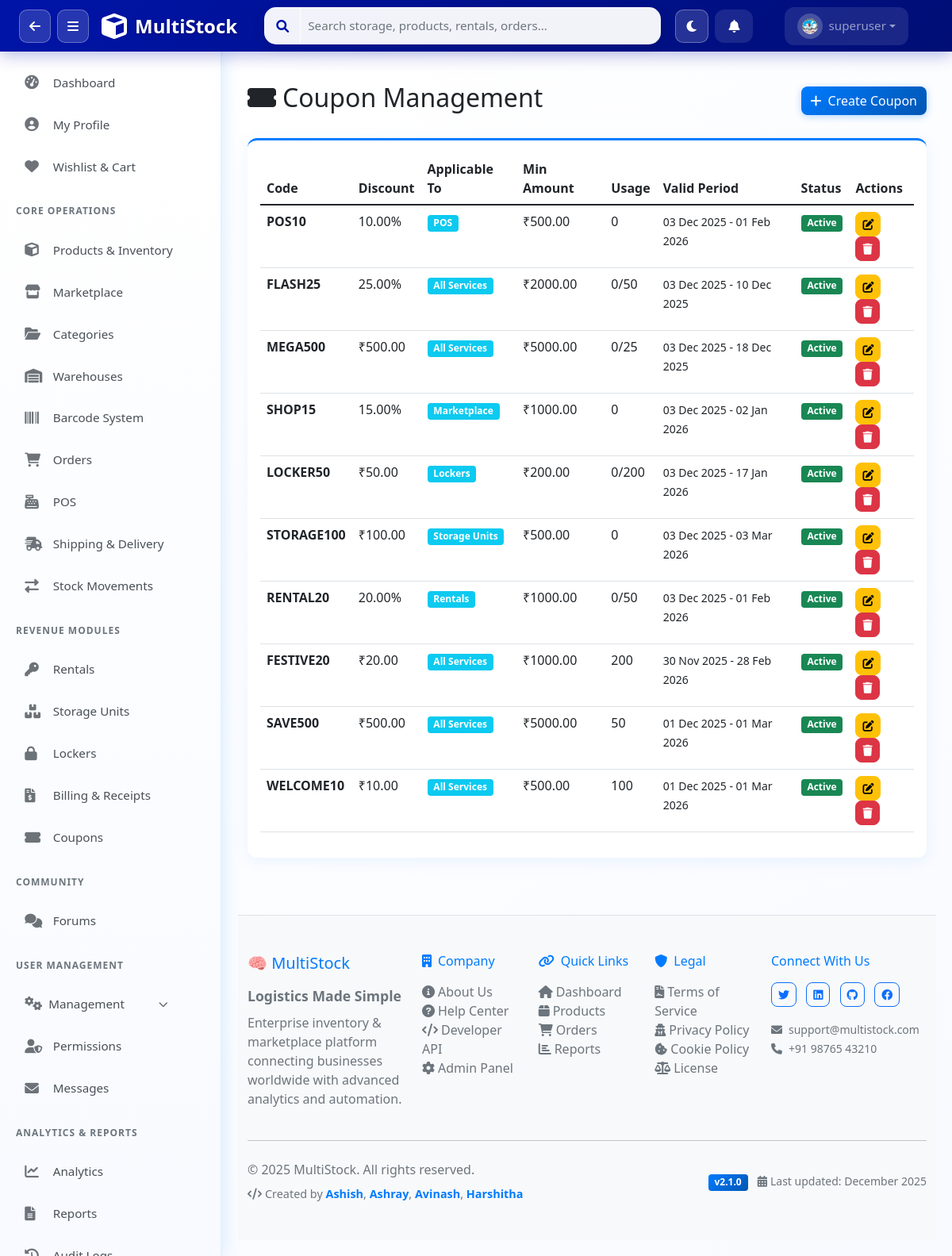
Screenshot of /coupons/ (signed in) with the database file from the repository.
### apps/users/models.py (models this page shows, shortened)
class UserProfile(models.Model):
    ROLE_CHOICES = [
        ('superadmin', 'SuperAdmin'),
        ('admin', 'Admin'),
        ('manager', 'Manager'),
        ('staff', 'Staff'),
        ('customer', 'Customer'),
    ]
    user = models.OneToOneField(User, on_delete=models.CASCADE, related_name='profile')
    role = models.CharField(max_length=20, choices=ROLE_CHOICES, default='staff')
    phone = models.CharField(max_length=20, blank=True)
    department = models.CharField(max_length=100, blank=True)
    employee_id = models.CharField(max_length=50, blank=True, unique=True, null=True)
    avatar = models.ImageField(upload_to='avatars/', blank=True, null=True)
    avatar_url = models.CharField(max_length=500, blank=True, null=True)
    bio = models.TextField(blank=True)
    is_active = models.BooleanField(default=True)
    last_login_ip = models.GenericIPAddressField(blank=True, null=True)
    created_at = models.DateTimeField(auto_now_add=True)
    updated_at = models.DateTimeField(auto_now=True)
    class Meta:
        app_label = 'users'
        verbose_name = 'User Profile'
        verbose_name_plural = 'User Profiles'

### apps/coupons/models.py (models this page shows, shortened)
class Coupon(models.Model):
    DISCOUNT_TYPES = [
        ('percent', 'Percentage'),
        ('fixed', 'Fixed Amount'),
    ]
    APPLICABLE_TO = [
        ('all', 'All Services'),
        ('rentals', 'Rentals'),
        ('storage', 'Storage Units'),
        ('lockers', 'Lockers'),
        ('marketplace', 'Marketplace'),
        ('pos', 'POS'),
    ]
    code = models.CharField(max_length=50, unique=True)
    description = models.TextField(blank=True)
    discount_type = models.CharField(max_length=10, choices=DISCOUNT_TYPES)
    discount_value = models.DecimalField(max_digits=10, decimal_places=2)
    min_amount = models.DecimalField(max_digits=10, decimal_places=2, default=0)
    max_discount = models.DecimalField(max_digits=10, decimal_places=2, null=True, blank=True)
    applicable_to = models.CharField(max_length=20, choices=APPLICABLE_TO, default='all')
    usage_limit = models.IntegerField(null=True, blank=True, help_text="Total usage limit")
    usage_count = models.IntegerField(default=0)
    valid_from = models.DateTimeField()
    valid_until = models.DateTimeField()
    is_active = models.BooleanField(default=True)
    created_by = models.ForeignKey(User, on_delete=models.SET_NULL, null=True)
    created_at = models.DateTimeField(auto_now_add=True)
    class Meta:
        ordering = ['-created_at']

### apps/coupons/views.py (the view)
# urls.py: path('', views.coupon_list, name='list'),
@login_required
@require_role('superadmin', 'admin')
def coupon_list(request):
    coupons = Coupon.objects.all()
    return render(request, 'coupons/list.html', {'coupons': coupons})

### apps/permissions/context_processors.py (called while the page is built)
def user_permissions(request):
    if not request.user.is_authenticated:
        return {'user_role': 'guest', 'permissions': {}}
    user_role = get_user_role(request.user)
    permissions = PERMISSION_MATRIX.get(user_role, {})
    return {
        'user_role': user_role,
        'permissions': permissions,
    }

### templates/coupons/list.html (shortened to what this page needs)
{% extends 'base.html' %}
{% load static %}
{% block content %}
<div class="container-fluid py-4">
    <div class="d-flex justify-content-between align-items-center mb-4">
        <h2><i class="fas fa-ticket-alt me-2"></i>Coupon Management</h2>
        <a href="{% url 'coupons:create' %}" class="btn btn-primary">
            <i class="fas fa-plus me-2"></i>Create Coupon
        </a>
    </div>
    <div class="card">
        <div class="card-body">
            <div class="table-responsive">
                <table class="table table-hover">
                    <thead>
                        <tr>
                            <th>Code</th>
                            <th>Discount</th>
                            <th>Applicable To</th>
                            <th>Min Amount</th>
                            <th>Usage</th>
                            <th>Valid Period</th>
                            <th>Status</th>
                            <th>Actions</th>
                        </tr>
                    </thead>
                    <tbody>
                        {% for coupon in coupons %}
                        <tr>
                            <td><strong>{{ coupon.code }}</strong></td>
                            <td>
                                {% if coupon.discount_type == 'percent' %}
                                    {{ coupon.discount_value }}%
                                {% else %}
                                    ₹{{ coupon.discount_value }}
                                {% endif %}
                            </td>
                            <td><span class="badge bg-info">{{ coupon.get_applicable_to_display }}</span></td>
                            <td>₹{{ coupon.min_amount }}</td>
                            <td>{{ coupon.usage_count }}{% if coupon.usage_limit %}/{{ coupon.usage_limit }}{% endif %}</td>
                            <td>
                                <small>{{ coupon.valid_from|date:"d M Y" }} - {{ coupon.valid_until|date:"d M Y" }}</small>
                            </td>
                            <td>
                                {% if coupon.is_active %}
                                    <span class="badge bg-success">Active</span>
                                {% else %}
                                    <span class="badge bg-secondary">Inactive</span>
                                {% endif %}
                            </td>
                            <td>
                                <a href="{% url 'coupons:edit' coupon.pk %}" class="btn btn-sm btn-warning">
                                    <i class="fas fa-edit"></i>
                                </a>
                                <a href="{% url 'coupons:delete' coupon.pk %}" class="btn btn-sm btn-danger"
                                   onclick="return confirm('Delete this coupon?')">
                                    <i class="fas fa-trash"></i>
                                </a>
                            </td>
                        </tr>
                        {% empty %}
                        <tr>
                            <td colspan="8" class="text-center">No coupons found</td>
                        </tr>
                        {% endfor %}
                    </tbody>
                </table>
            </div>
        </div>
    </div>
</div>
{% endblock %}

### templates/components/navbar_actions.html (shortened to what this page needs)
<div class="navbar-nav d-flex align-items-center">
    <button class="btn btn-link text-white me-2 px-3 py-2 position-relative"
        style="border-radius: 12px; background: rgba(255,255,255,0.1); transition: all 0.3s ease;" title="Notifications"
        onclick="toggleNotifications()" id="notificationBtn">
        <i class="fas fa-bell" id="notificationIcon"></i>
    </button>
    <div class="nav-item dropdown">
        <a class="nav-link dropdown-toggle d-flex align-items-center" href="#" role="button" data-bs-toggle="dropdown"
            style="background: rgba(255,255,255,0.1); border-radius: 12px; padding: 8px 16px; transition: all 0.3s ease;">
            <div class="me-2"
                style="background: rgba(255,255,255,0.2); padding: 6px; border-radius: 50%; width: 32px; height: 32px; display: flex; align-items: center; justify-content: center;">
                {% with avatar_url=user.customer_profile.avatar_url|default:user.profile.avatar_url|default:'' %}
                    {% if avatar_url %}
                    <img src="{{ avatar_url }}" id="navbarUserPhoto" onerror="this.style.display='none';this.nextElementSibling.style.display='flex';"
                    style="width: 20px; height: 20px; border-radius: 50%; object-fit: cover;">
                    {% else %}
                    <i class="fas fa-user" style="font-size: 0.9rem;" id="navbarUserIcon"></i>
                    {% endif %}
                {% endwith %}
            </div>
            <span style="font-weight: 500;">{{ user.username }}</span>
        </a>
    </div>
</div>

### static/css/multistock.css (style rules this page uses)
.card { box-shadow: 0 0.125rem 0.25rem rgba(0, 0, 0, 0.075); }
.card { border: none; box-shadow: 0 4px 20px rgba(0, 123, 255, 0.08); background: white; border-radius: 12px; border-top: 3px solid #007bff; transition: all 0.3s ease; }
.btn-primary { background: linear-gradient(135deg, #007bff 0%, #0056b3 100%); border: none; border-radius: 8px; box-shadow: 0 2px 10px rgba(0, 123, 255, 0.3); transition: all 0.3s ease; }
body { background: linear-gradient(135deg, #ffffff 0%, #f8faff 100%); }

### static/css/sidebar.css (style rules this page uses)
.nav-item, .nav-header { display: flex; align-items: center; padding: 0.85rem 1.2rem; color: #495057; text-decoration: none; transition: all 0.3s ease; cursor: pointer; border-radius: 10px; margin: 3px 12px; font-weight: 500; font-size: 0.95rem; }
body { display: flex; flex-direction: column; min-height: 100vh; }

### templates/base.html (style rules this page uses)
.btn { border-radius: 8px; font-weight: 500; }

### rows the page displays
UserProfile: avatar_url (picture)
Coupon: code "POS10", discount_value "10.00", applicable_to "POS", min_amount "500.00", usage_count "0", valid_from "03 Dec 2025", valid_until "01 Feb 2026", is_active "Active"
Coupon: code "FLASH25", discount_value "25.00", applicable_to "All Services", min_amount "2000.00", usage_count "0", usage_limit "50", valid_from "03 Dec 2025", valid_until "10 Dec 2025", is_active "Active"
Coupon: code "MEGA500", discount_value "500.00", applicable_to "All Services", min_amount "5000.00", usage_count "0", usage_limit "25", valid_from "03 Dec 2025", valid_until "18 Dec 2025", is_active "Active"
Coupon: code "SHOP15", discount_value "15.00", applicable_to "Marketplace", min_amount "1000.00", usage_count "0", valid_from "03 Dec 2025", valid_until "02 Jan 2026", is_active "Active"
Coupon: code "LOCKER50", discount_value "50.00", applicable_to "Lockers", min_amount "200.00", usage_count "0", usage_limit "200", valid_from "03 Dec 2025", valid_until "17 Jan 2026", is_active "Active"
Coupon: code "STORAGE100", discount_value "100.00", applicable_to "Storage Units", min_amount "500.00", usage_count "0", valid_from "03 Dec 2025", valid_until "03 Mar 2026", is_active "Active"
Coupon: code "RENTAL20", discount_value "20.00", applicable_to "Rentals", min_amount "1000.00", usage_count "0", usage_limit "50", valid_from "03 Dec 2025", valid_until "01 Feb 2026", is_active "Active"
Coupon: code "FESTIVE20", discount_value "20.00", applicable_to "All Services", min_amount "1000.00", usage_count "200", valid_from "30 Nov 2025", valid_until "28 Feb 2026", is_active "Active"
Coupon: code "SAVE500", discount_value "500.00", applicable_to "All Services", min_amount "5000.00", usage_count "50", valid_from "01 Dec 2025", valid_until "01 Mar 2026", is_active "Active"
Coupon: code "WELCOME10", discount_value "10.00", applicable_to "All Services", min_amount "500.00", usage_count "100", valid_from "01 Dec 2025", valid_until "01 Mar 2026", is_active "Active"

### other values shown
{{ user.username }} "superuser"
